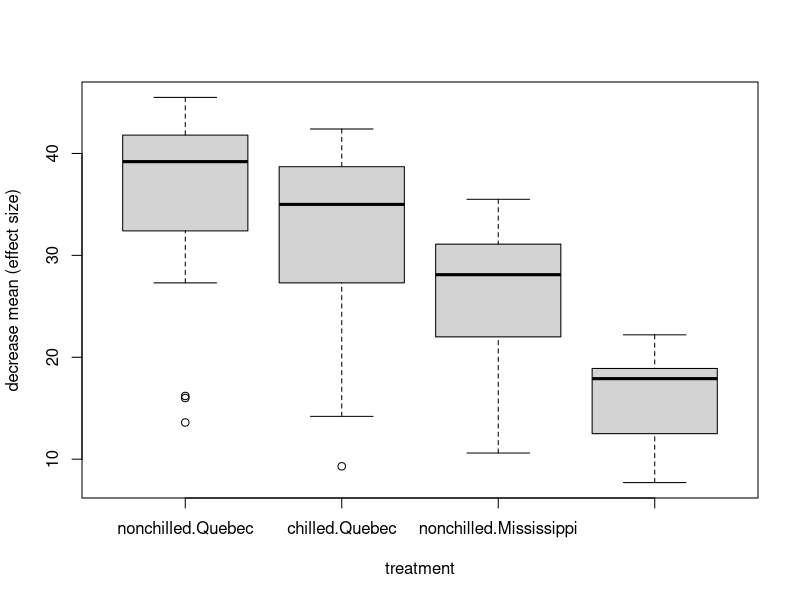

Here is the R script that generated this plot:
###Exercise 1
##Extract the effect size of each factor (i.e. Treatment and Type) with $. Make sure that you comment on the results.
data(CO2)
head(CO2)
str(CO2)

CO2.aov = aov(uptake~Treatment + Type, data = CO2)
summary(CO2.aov)
boxplot(uptake~Treatment + Type, data=CO2, xlab="treatment", ylab="decrease mean (effect size)")
##Because both Treatment and Type have p-values lower than .05, we know that they both factors have significant effects on the uptake.

model.tables(CO2.aov, "mean", se=TRUE)$tables$Treatment ##shows the mean for the Treatment variable (non-chilled and chilled)
model.tables(CO2.aov, "mean", se=TRUE)$tables$Type ##shows the mean for the Type variable (Quebec or Mississippi)
#grand mean is 27.2131
model.tables(CO2.aov, "effects", se=TRUE)$tables$Treatment ##shows the effects (distance from the grand mean) for the Treatment variable (non-chilled and chilled)
model.tables(CO2.aov, "effects", se=TRUE)$tables$Type ##shows the effects (distance from the grand mean) for the Type variable (Quebec or Mississippi)

##Because the effects size is greater for Type than for Treatment, Type has a greater effect on the uptake than Treatment.

###Exercise 2
##Can you do a two-way ANOVA with lm() function and summarize and interpret the output table? This has something to do with interaction and the fact the those “Estimates” are actually regression coefficients
lmCO2 = lm(uptake~Treatment + Type + Treatment*Type, data=CO2)
summary(lmCO2)
##The summary shows the treatment/type combinations relation to the intercept (Quebec unchilled--the first combination listed).
##There is a significant difference between Mississippi chilled and the intercept.
##There is not a significant interaction between Treatment and Type, though the "." indicates that it is approaching significance.
